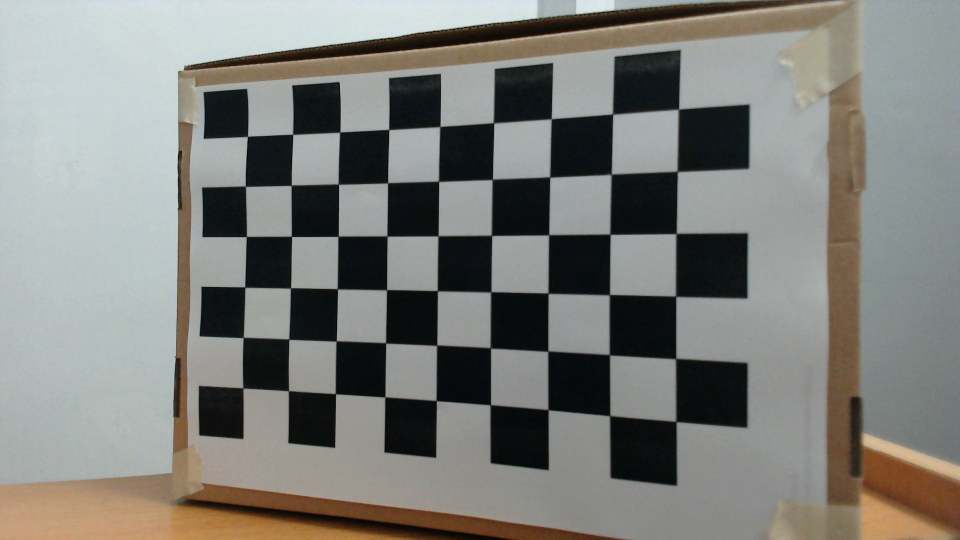
#> input picture calib/Calibration10.jpg, 1920 x 1080 px (shown at 1/2 size); its folder holds only this picture in this run
$ jupyter execute --allow-errors laneDetection.ipynb   (shell and % lines are left out)
#> lines starting #> are read from the running program, lines starting #| are printed output that depends on the picture
[cell 1]
#import libraries
import matplotlib.pyplot as plt
import matplotlib.image as mpimg
import numpy as np
import cv2
import glob
import os
from moviepy.editor import VideoFileClip

[cell 2]
## Step 1: Perform Camera Calibration

# termination criteria
criteria = (cv2.TERM_CRITERIA_EPS + cv2.TERM_CRITERIA_MAX_ITER, 30, 0.001)
# prepare object points, like (0,0,0), (1,0,0), (2,0,0) ....,(6,5,0)
objp = np.zeros((6*9,3), np.float32)
objp[:,:2] = np.mgrid[0:9,0:6].T.reshape(-1,2)
# Arrays to store object points and image points from all the images.
objpoints = [] # 3d point in real world space
imgpoints = [] # 2d points in image plane.

images = glob.glob('../calib/Calibration*.jpg')
for fname in images:
    img = cv2.imread(fname)
#> img is the input picture: shape (1080, 1920, 3); mean B, G, R 122.3, 126.9, 126.6
    gray = cv2.cvtColor(img, cv2.COLOR_BGR2GRAY)
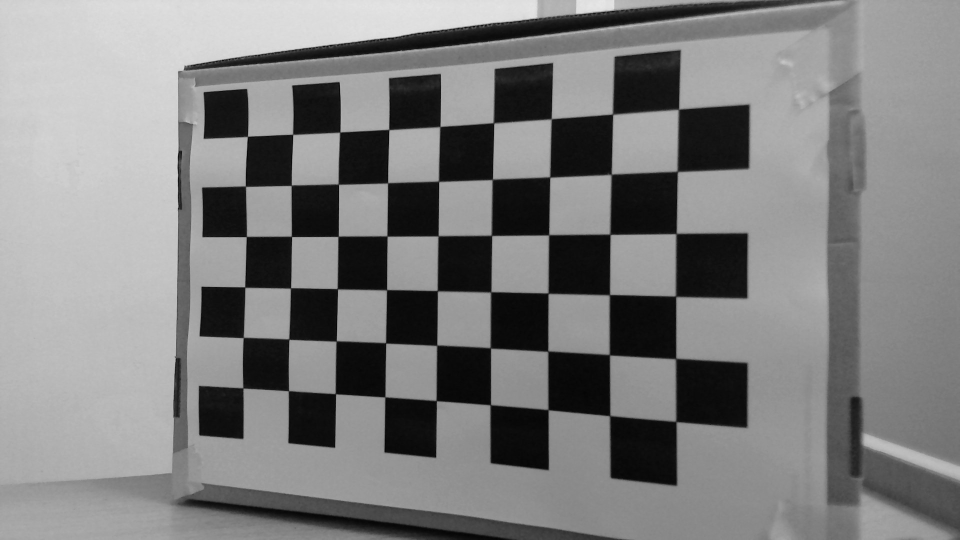
#> gray: shape (1080, 1920) (shown at 1/2 size); min 0, max 231, mean 126.3

    # Find the chess board corners
    ret, corners = cv2.findChessboardCorners(gray, (9,6), None)
#> ret = True; corners = 54 rows, first 8: [495.3, 273.5], [585.8, 269], [679.9, 264.6], [778.4, 259.4], [880.4, 253.5], [988.5, 246.7], [1103.4, 238.5], [1226, 229.9]
    # If found, add object points, image points (after refining them)
    if ret == True:
        objpoints.append(objp)
        corners2 = cv2.cornerSubPix(gray,corners, (11,11), (-1,-1), criteria)
#> corners2 = 54 rows, first 8: [495.4, 273.2], [586, 269.1], [680.1, 264.6], [778.2, 259.6], [880.3, 253.6], [987.6, 246.1], [1102.9, 238.2], [1225.7, 228.8]
        imgpoints.append(corners)
        img_corners = cv2.drawChessboardCorners(img, (9,6), corners2, ret)
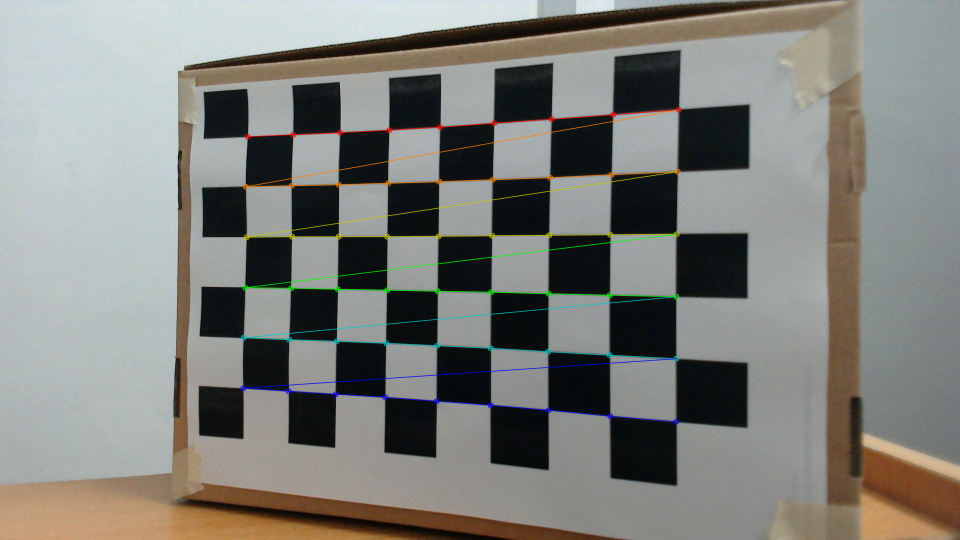
#> img_corners: shape (1080, 1920, 3) (shown at 1/2 size); mean B, G, R 122.3, 127.3, 126.9
    ret, mtx, dist, rvecs, tvecs = cv2.calibrateCamera(objpoints, imgpoints, gray.shape[::-1], None, None)
#> ret = 0.758; mtx = [[561, 0, 926.3], [0, 573, 547.3], [0, 0, 1]]; dist = [[0.0226, 0.0362, 0.000651, 0.00399, -0.0376]]; rvecs = ([-0.0071, 0.132, 0.0122],); tvecs = ([-4.41, -2.73, 5.79],)
# return mtx, dist
def undistort(distorted_img):
    return cv2.undistort(distorted_img, mtx, dist, None, mtx)

[cell 3]
'''Create Directory'''
output_images_dir = '../output_images'
output_chessboard_coners = os.path.join(output_images_dir, 'chessboard_conners')
if not os.path.isdir(output_chessboard_coners):
    os.makedirs(output_chessboard_coners)

[cell 4]
'''Test Undistortion'''

#> (the rest of this cell did not finish here and is left out)

[cell 5]
'''Create Directory'''
output_images_dir = '../output_images'
#> output_images_dir = '../output_images'
output_warped_img = os.path.join(output_images_dir, 'warped_test_images')
if not os.path.isdir(output_warped_img):
    os.makedirs(output_warped_img)

[cell 6]
## Step 2: Perspective Transform
def warped_birdview(img):
    undist = undistort(img)
    img_size = (img.shape[1], img.shape[0])
    offset = 300

    # Source points taken from images with straight lane lines, these are to become parallel after the warp transform
    src = np.float32([
        (190, 720), # bottom-left corner
        (596, 447), # top-left corner
        (685, 447), # top-right corner
        (1125, 720) # bottom-right corner
    ])
    # Destination points are to be parallel, taken into account the image size
    dst = np.float32([
        [offset, img_size[1]],             # bottom-left corner
        [offset, 0],                       # top-left corner
        [img_size[0]-offset, 0],           # top-right corner
        [img_size[0]-offset, img_size[1]]  # bottom-right corner
    ])
    # Calculate the transformation matrix and it's inverse transformation
    M = cv2.getPerspectiveTransform(src, dst)
    M_inv = cv2.getPerspectiveTransform(dst, src)
    warped = cv2.warpPerspective(undist, M, img_size)

    return warped, M_inv

[cell 7]
'''Test'''
# [6 lines of commented-out code are left out]
img = mpimg.imread('../test_images/test5.jpg')
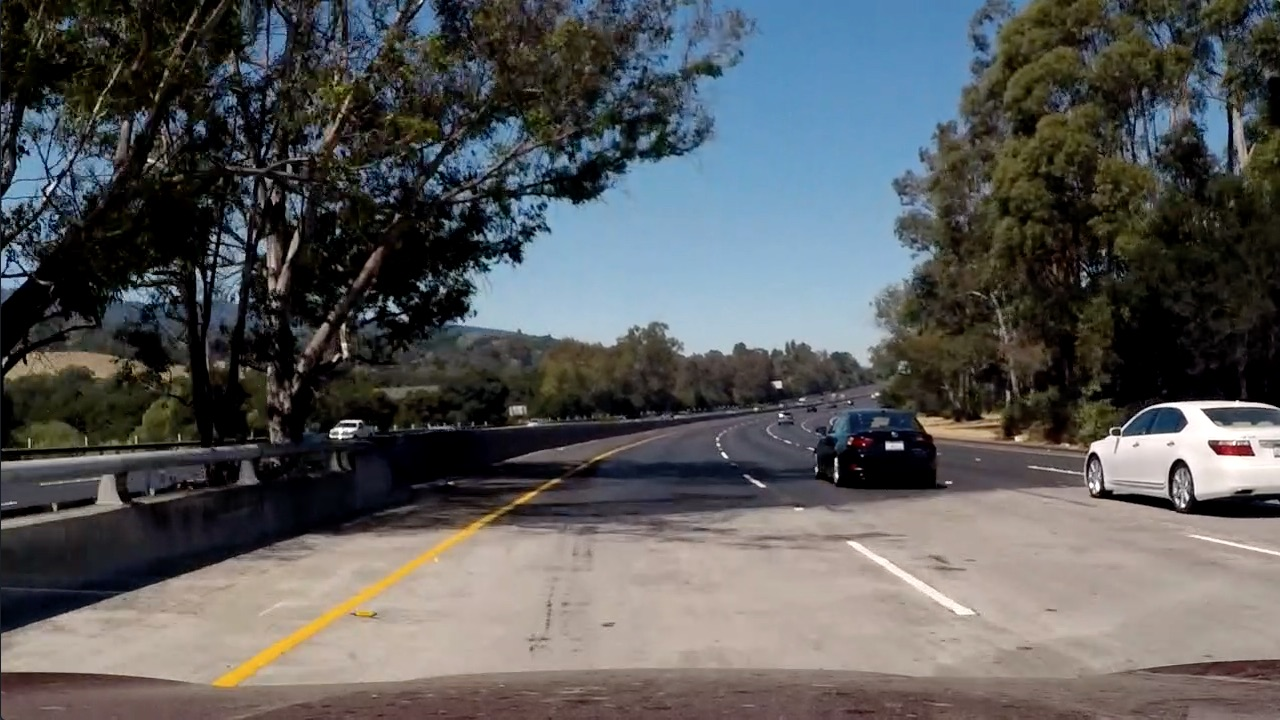
#> input picture test_images/test5.jpg, 1280 x 720 px
#> img is the input picture: shape (720, 1280, 3); mean R, G, B 88.5, 89.3, 89.8
#img = mpimg.imread('../test_images/test6.jpg')
warped, M_inv = warped_birdview(img)
#> in undistort, `return cv2.undistort(distorted_img, mtx, dist, None, mtx)`:
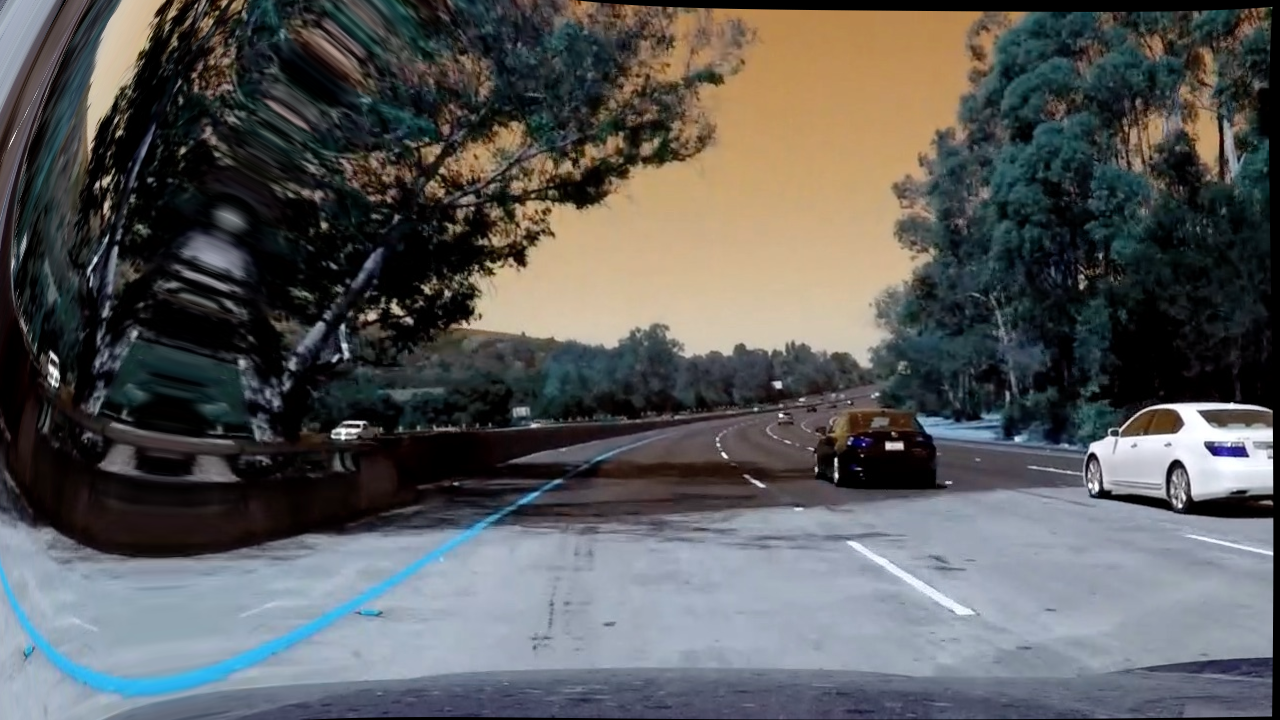
#> returned value: shape (720, 1280, 3); mean of channels 0, 1, 2 89.4, 89.3, 88.7; drawn as B, G, R
#> in warped_birdview, `warped = cv2.warpPerspective(undist, M, img_size)`:
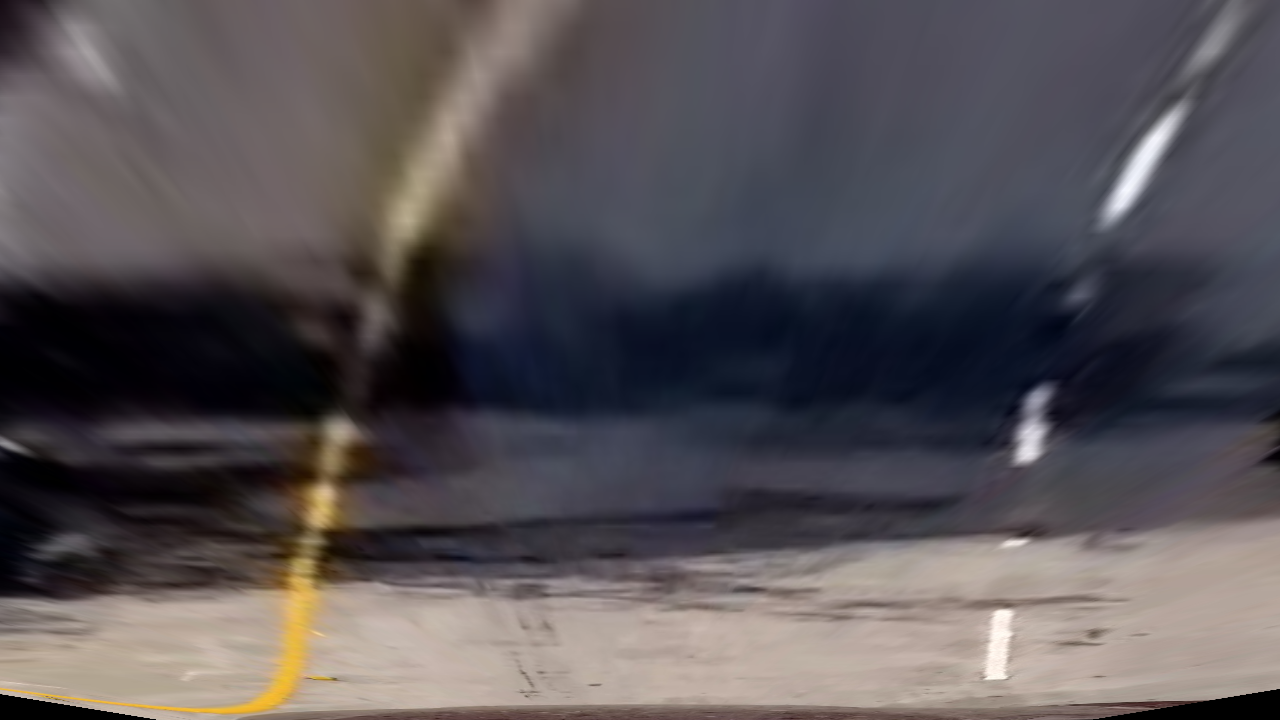
#> warped: shape (720, 1280, 3); mean R, G, B 87.4, 82.1, 85.5
#> M_inv = [[0.131, -0.803, 556.7], [5.8e-17, -0.526, 447], [0, -0.00126, 1]]
f, (ax1, ax2) = plt.subplots(1, 2, figsize=(30,10))

ax1.imshow(img)
ax1.set_title('Original Image', fontsize=30)
ax2.imshow(warped)
ax2.set_title('Perspective Transform Image', fontsize=30)

plt.savefig('../output_images/warped_test_images/warped_result.jpg')
plt.show()
